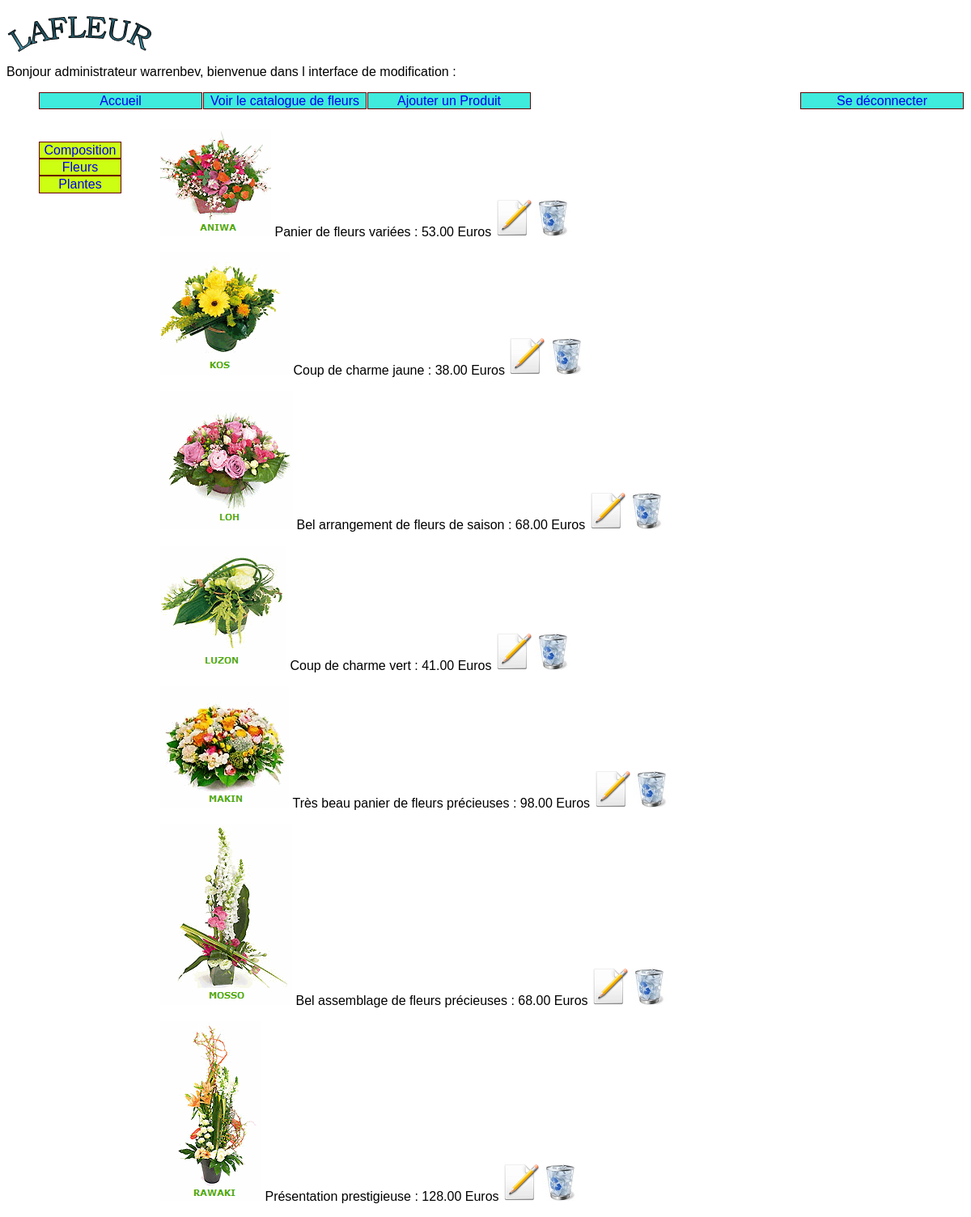
/index.php?uc=voirProduits&action=voirCategories (signed in), run on the app's committed database.
### tables this page shows
CREATE TABLE IF NOT EXISTS categorie
 (
   id CHAR (3) NOT NULL,
   libelle CHAR (32) NULL, 
   PRIMARY KEY (id) 
 );

CREATE TABLE IF NOT EXISTS produit
 (
  id INT (3) auto_increment NOT NULL,
  description CHAR(50), 
  prix DECIMAL (10,2) NOT NULL,
  image CHAR (50) NULL, 
  idCategorie CHAR (32) NOT NULL , 
  PRIMARY KEY (id) 
 );

### util/class.pdoLafleur.inc.php (called while the page is built, shortened)
<?php
class PdoLafleur
{
    private static $serveur='mysql:host=localhost';
    private static $bdd='dbname=lafleur';
    private static $user='lafleur' ;
    private static $mdp='secret' ;
	private static $monPdo;
	private static $monPdoLafleur = null;
 private function __construct() {
 	PdoLafleur::$monPdo = new PDO(PdoLafleur::$serveur.';'.PdoLafleur::$bdd, PdoLafleur::$user, PdoLafleur::$mdp);
 	PdoLafleur::$monPdo->query("SET CHARACTER SET utf8");
 }
  public  static function getPdoLafleur()
  {
  	if(PdoLafleur::$monPdoLafleur == null) {
  		PdoLafleur::$monPdoLafleur = new PdoLafleur();
  	}
  	return PdoLafleur::$monPdoLafleur;
  }
 public function getLesCategories()
 {
 	$requetePrepare = PdoLaFleur::$monPdo->prepare(
 		'SELECT * '
 		. 'FROM categorie'
 	);
 	$requetePrepare->execute();
 	$lesLignes = $requetePrepare->fetchAll();
 	return $lesLignes;
 }
 public function getLesProduitsDeCategorie($idCategorie)
 {
     $requetePrepare = PdoLaFleur::$monPdo->prepare(
 		'SELECT * '
 		. 'FROM produit '
 		. 'WHERE idCategorie = :idCategorie'
 	);
 	$requetePrepare->bindParam(':idCategorie', $idCategorie, PDO::PARAM_STR);
 	$requetePrepare->execute();
 	$lesLignes = $requetePrepare->fetchAll();
 	return $lesLignes;
 }
}
?>

### vues/v_listeProduits.php (the view, shortened to what this page needs)
<div id="produits"> <?php
foreach( $lesProduits as $unProduit)
{
	$id = $unProduit['id'];
	$description = $unProduit['description'];
	$prix=$unProduit['prix'];
	$image = $unProduit['image'];
	?>
	<ul>
		<li><img src="<?php echo $image ?>" alt=image /></li>
		<li><?php echo $description ?></li>
		<li><?php echo " : ".$prix." Euros" ?>
		<?php
		if(isset($_SESSION['login']))
		{
			if ($_SESSION['type']=='administrateur') { ?>
				<li><a href=index.php?uc=gestionProduits&categorie=<?php echo $categorie ?>&produit=<?php echo $id ?>&action=Modifier>
				<img src="images/modifier.png" TITLE="Modifier"></li></a>
				<li><a href=index.php?uc=gestionProduits&categorie=<?php echo $categorie ?>&produit=<?php echo $id ?>&action=Supprimer onclick="return confirm('Voulez-vous vraiment retirer cet article ?');">
				<img src="images/supprimer.png" TITLE="Supprimer"></li></a> <?php
			} else { ?>
				<li><a href='index.php?uc=voirProduits&categorie=<?php echo $categorie ?>&produit=<?php echo $id ?>&action=ajouterAuPanier'>
				<img src="images/mettrepanier.png" TITLE="Ajouter au panier"> </li></a> <?php
			}
		} ?>
	</ul> <?php
} ?>
</div>

### vues/v_categories.php (shortened to what this page needs)
<ul id="categories">
<?php
foreach( $lesCategories as $uneCategorie)
{
	$idCategorie = $uneCategorie['id'];
	$libCategorie = $uneCategorie['libelle'];
	?>
	<li>
		<a href=index.php?uc=voirProduits&categorie=<?php echo $idCategorie ?>&action=voirProduits><?php echo $libCategorie ?></a>
	</li>
<?php
}
?>
</ul>

### util/cssGeneral.css (style rules this page uses)
html { font:normal 100%/1.2em "Trebuchet MS",Verdana,Helvetica,Arial,sans-serif; }
#categories { float:left; }
#produits { padding:0 150px; }
#menu li a , #categories li a { text-decoration:none; }
#categories li { list-style-type: none; list-style-image:none; margin-right: 1px ; border:1px solid #600; width:100px; text-align:center; background:#ccff11; }
#produits li, #produits li a { list-style-type: none; list-style-image:none; display:inline; width:175px; text-align:center; height:205px; font: 1em "Trebuchet MS",Arial,sans-serif ; }

### data on the page
categorie: libelle "Composition"
categorie: libelle "Fleurs"
categorie: libelle "Plantes"
produit: image (picture), description "Panier de fleurs variées", prix "53.00"
produit: image (picture), description "Coup de charme jaune", prix "38.00"
produit: image (picture), description "Bel arrangement de fleurs de saison", prix "68.00"
produit: image (picture), description "Coup de charme vert", prix "41.00"
produit: image (picture), description "Très beau panier de fleurs précieuses", prix "98.00"
produit: image (picture), description "Bel assemblage de fleurs précieuses", prix "68.00"
produit: image (picture), description "Présentation prestigieuse", prix "128.00"

### other printed values
$_SESSION['login'] "warrenbev"
